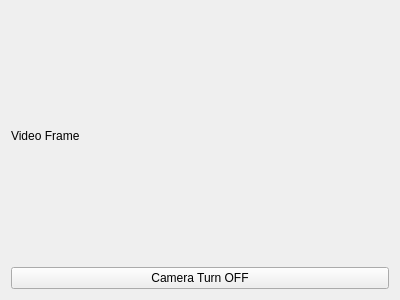
<?xml version="1.0" encoding="UTF-8"?>
<ui version="4.0">
 <class>VideoFrameWidget</class>
 <widget class="QWidget" name="VideoFrameWidget">
  <property name="geometry">
   <rect>
    <x>0</x>
    <y>0</y>
    <width>400</width>
    <height>300</height>
   </rect>
  </property>
  <property name="windowTitle">
   <string>Record Video using OpenCV</string>
  </property>
  <layout class="QGridLayout" name="gridLayout">
   <item row="0" column="0">
    <widget class="QLabel" name="videoFrame">
     <property name="text">
      <string>Video Frame</string>
     </property>
    </widget>
   </item>
   <item row="1" column="0">
    <widget class="QPushButton" name="cameraButton">
     <property name="text">
      <string>Camera Turn OFF</string>
     </property>
     <property name="checkable">
      <bool>true</bool>
     </property>
    </widget>
   </item>
  </layout>
 </widget>
 <resources/>
 <connections/>
</ui>
